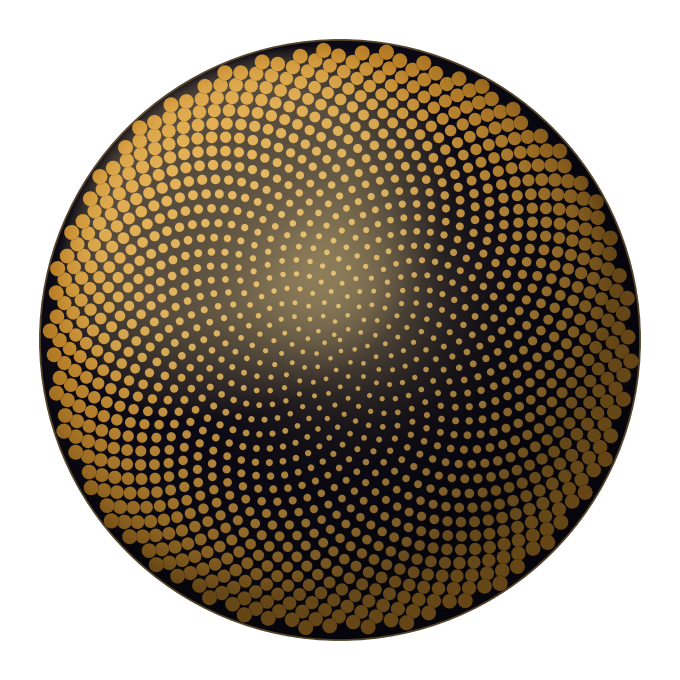
#> input picture img/dome_phyllo.png, 1360 x 1360 px (shown at 1/2 size)
$ python make_series_fulldome.py
#> lines starting #> are read from the running program, lines starting #| are printed output that depends on the picture; after the words box and inside, x2 and y2 are one past the last pixel; in counts of white or black regions, pixels touching at a corner belong together
#!/usr/bin/env python3
# -*- coding: utf-8 -*-
"""Migrate every public Second Sky world to one honest 4K Dome Master carrier.

The legacy works are not radially distorted pictures.  Each source generator
already defines its law in a normalized polar chart (r, phi), or directly in
hemisphere/volume coordinates.  For every output direction d this migration
uses the equidistant angular chart

    theta = acos(d.z), phi = atan2(d.x, d.y), rho = theta / (pi/2)

and samples the deterministic law carrier at that same (rho, phi).  This is a
chart lift: source radius becomes angular distance from zenith.  The three new
native works are copied bit-for-bit because they already fill a 4096 Dome
Master.  No arbitrary radial warp and no image-generation model are used.
"""

from __future__ import annotations

import hashlib
import json
import math
import shutil
from dataclasses import dataclass, asdict
from pathlib import Path

import numpy as np
from PIL import Image, ImageDraw, ImageFont


HERE = Path(__file__).resolve().parent
SOURCE_DIR = HERE / "img"
OUT = SOURCE_DIR / "fulldome"
PREVIEWS = OUT / "previews"
WEB = OUT / "web"
OUT.mkdir(exist_ok=True)
PREVIEWS.mkdir(exist_ok=True)
WEB.mkdir(exist_ok=True)
PROOF_PATH = HERE.parent / "SERIES_FULLDOME_PROOF.json"

SIZE = 4096
RADIUS = SIZE // 2 - 2
CX = CY = SIZE / 2
PREVIEW_W = 1600
PREVIEW_H = 1000
WEB_SIZE = 1024
VIEW_AZIMUTH_DEG = 0.0
VIEW_ALTITUDE_DEG = 35.0
VIEW_HFOV_DEG = 100.0

MATPLOTLIB_RADIUS_RATIO = 1.0 / (2.0 * 1.13)
SURFACE_RADIUS_RATIO = 0.455
NATIVE_RADIUS_RATIO = RADIUS / SIZE


@dataclass(frozen=True)
class Work:
    key: str
    title: str
    source: str
    family: str
    formula: str
    generator: str
    radius_ratio: float
    transfer: str = "equidistant_chart_lift"

    @property
    def source_path(self) -> Path:
        return SOURCE_DIR / self.source

    @property
    def master_path(self) -> Path:
        return OUT / f"{self.key}_domemaster_4k.png"

    @property
    def preview_path(self) -> Path:
        return PREVIEWS / f"{self.key}_front_35.png"

    @property
    def web_path(self) -> Path:
        return WEB / f"{self.key}_domemaster_1024.png"


WORKS = [
    Work("phyllo", "Филлотаксис", "dome_phyllo.png", "polar_formula", "r=sqrt(i/N), phi=i*pi*(3-sqrt(5)); 1400 equal-address seeds", "make_domes.py", MATPLOTLIB_RADIUS_RATIO),
    Work("reaction", "Живая кожа", "dome_reaction.png", "planar_field_chart", "Gray-Scott reaction-diffusion: Du=0.16, Dv=0.08, f=0.0545, k=0.062", "make_domes2.py", MATPLOTLIB_RADIUS_RATIO),
    Work("beam", "Автопортрет слуха", "dome_beam.png", "analytic_polar", "Airy intensity P(r)=(2*J1(11r)/(11r))^2", "make_domes2.py", MATPLOTLIB_RADIUS_RATIO),
    Work("percol", "Перколь", "dome_percol.png", "discrete_field_chart", "site percolation on deterministic 150x150 lattice at p=0.5927", "make_domes.py", MATPLOTLIB_RADIUS_RATIO),
    Work("vitel", "Витель", "dome_vitel.png", "vector_field_chart", "normalized stream integration through eight signed point vortices", "make_domes.py", MATPLOTLIB_RADIUS_RATIO),
    Work("frost", "Изморозь", "dome_frost.png", "growth_field_chart", "deterministic diffusion-limited aggregation from the rim inward", "make_domes.py", MATPLOTLIB_RADIUS_RATIO),
    Work("mayatnik", "Маятник", "dome_mayatnik.png", "trajectory_chart", "eight double-pendulum RK4 trajectories, dt=0.005", "make_domes.py", MATPLOTLIB_RADIUS_RATIO),
    Work("nabor", "Набор", "dome_nabor.png", "polar_formula", "Rule 30 cellular automaton written on 52 polar rings", "make_domes.py", MATPLOTLIB_RADIUS_RATIO),
    Work("chern", "Чернь-домен", "dome_chern.png", "discrete_field_chart", "2D Ising field near critical temperature Tc=2.269", "make_domes.py", MATPLOTLIB_RADIUS_RATIO),
    Work("chladni", "Камертон", "dome_chladni.png", "analytic_polar", "J7(a*r)cos(7phi)+0.46*J3(b*r)sin(3phi+0.34)", "make_domes3.py", MATPLOTLIB_RADIUS_RATIO),
    Work("apollon", "Апейрон", "dome_apollon.png", "polar_formula", "Descartes-circle recursion / deterministic Apollonian gasket", "make_domes3.py", MATPLOTLIB_RADIUS_RATIO),
    Work("tyaga", "Тяга", "dome_tyaga.png", "polar_formula", "96 boundary lines aggregate pairwise through five polar load levels", "make_domes3.py", MATPLOTLIB_RADIUS_RATIO),
    Work("caustic", "Небо каустик", "dome_caustic.png", "analytic_chart", "binary thin-lens map beta=theta-sum(m_i*(theta-theta_i)/|theta-theta_i|^2)", "make_domes4.py", MATPLOTLIB_RADIUS_RATIO),
    Work("chrono", "Хроносвод", "dome_chrono.png", "causal_chart", "1+1 Minkowski causal order dt>|dx| and its Hasse reduction", "make_domes4.py", MATPLOTLIB_RADIUS_RATIO),
    Work("superfluid", "Сверхтекучее небо", "dome_superfluid.png", "phase_field_chart", "phase=sum atan2(y-y_i,x-x_i) over triangular same-sign vortex lattice", "make_domes4.py", MATPLOTLIB_RADIUS_RATIO),
    Work("equal_area", "Собор равных ячеек", "dome_equal_area.png", "intrinsic_surface", "127 equal spherical areas: A=2*pi*(cos(theta0)-cos(theta1))/n", "make_domes5.py", SURFACE_RADIUS_RATIO),
    Work("conformal", "Конформное небо", "dome_conformal.png", "intrinsic_surface", "Mercator sphere coordinates u=ln(tan(theta/2)), v=phi with du=dv", "make_domes5.py", SURFACE_RADIUS_RATIO),
    Work("light_muqarnas", "Световая мукарна", "dome_light_muqarnas.png", "faceted_surface", "4->8->16->32 radial plan lifted into 112 niches and 448 3D facets", "make_domes5.py", SURFACE_RADIUS_RATIO),
    Work("parallax_covenant", "Свод несводимых взглядов", "dome_parallax_covenant.png", "observer_surface", "three tangent-plane glyph families reverse-projected from three observer positions", "make_domes6.py", SURFACE_RADIUS_RATIO),
    Work("hopf_covenant", "Собор неразрывных связей", "dome_hopf_covenant.png", "volume_projection", "24 Hopf fibres: S3 -> stereographic R3 -> compactified dome volume", "make_domes6.py", SURFACE_RADIUS_RATIO),
    Work("three_suns", "Свод трёх времён", "dome_three_suns.png", "optical_surface", "1152 solved reflector normals for dawn/noon/dusk floor programmes", "make_domes6.py", SURFACE_RADIUS_RATIO),
    Work("mutual_horizons", "Собор взаимных горизонтов", "dome_mutual_horizons_domemaster_4k.png", "native_direction_field", "15 great circles n_i dot d=0 and exact pairwise intersections", "make_fulldome_worlds.py", NATIVE_RADIUS_RATIO, "native_4k"),
    Work("common_pulse", "Свод совместной паузы", "dome_common_pulse_domemaster_4k.png", "native_direction_field", "12 coherent scalar waves with delta=acos(s_i dot d)", "make_fulldome_worlds.py", NATIVE_RADIUS_RATIO, "native_4k"),
    Work("habitable_boundary", "Собор обитаемой границы", "dome_habitable_boundary_domemaster_4k.png", "native_direction_field", "(1-D*Laplace_Beltrami)T=max(d dot star,0), Legendre degree 32", "make_fulldome_worlds.py", NATIVE_RADIUS_RATIO, "native_4k"),
    Work("portal_1", "Портал I", "dome_portal_1.png", "symbolic_polar", "seven coffer registers plus golden-angle figure addresses, run I", "make_domes2.py", MATPLOTLIB_RADIUS_RATIO),
    Work("portal_2", "Портал II", "dome_portal_2.png", "symbolic_polar", "seven coffer registers plus golden-angle figure addresses, run II", "make_domes2.py", MATPLOTLIB_RADIUS_RATIO),
    Work("portal_3", "Портал III", "dome_portal_3.png", "symbolic_polar", "seven coffer registers plus golden-angle figure addresses, run III", "make_domes2.py", MATPLOTLIB_RADIUS_RATIO),
    Work("san_marco", "Сан-Марко", "dome_san_marco.png", "symbolic_polar", "polar tessera field with two processional icon registers", "make_domes2.py", MATPLOTLIB_RADIUS_RATIO),
    Work("muqarnas", "Мукарны", "dome_muqarnas.png", "symbolic_polar", "ten nested polar tiers with adaptive cell count and niche profile", "make_domes2.py", MATPLOTLIB_RADIUS_RATIO),
    Work("mandala", "Мандала", "dome_mandala.png", "symbolic_polar", "eleven angular-distance rings, 24 meridians and three rosette registers", "make_domes2.py", MATPLOTLIB_RADIUS_RATIO),
]


# [6 lines left out: function sha256, not called in this run]


def save_png(image: Image.Image, path: Path) -> None:
    image.save(path, format="PNG", optimize=False, compress_level=9, dpi=(72, 72))


def chart_lift(work: Work) -> dict:
    """Lift the source law chart to a full-diameter equidistant master.

    The transformation is a direction lookup, not a nonlinear image effect:
    source_r/Rs = output_r/R = theta/(pi/2), and source_phi=output_phi.
    """
    source = Image.open(work.source_path).convert("RGBA")
#> source is the input picture: PIL image 1360x1360 RGBA; mean R, G, B, A 155.2, 142.6, 123.9, 156.9
    sw, sh = source.size
#> sw = 1360; sh = 1360
    if sw != sh:
        raise ValueError(f"source must be square: {work.source_path}")
    source_radius = work.radius_ratio * sw
#> source_radius = 601.8
    center = sw / 2.0
#> center = 680
    box = (
        int(round(center - source_radius)),
        int(round(center - source_radius)),
        int(round(center + source_radius)),
        int(round(center + source_radius)),
    )
#> box = (78, 78, 1282, 1282)
    law_square = source.crop(box).resize((RADIUS * 2, RADIUS * 2), Image.Resampling.LANCZOS)
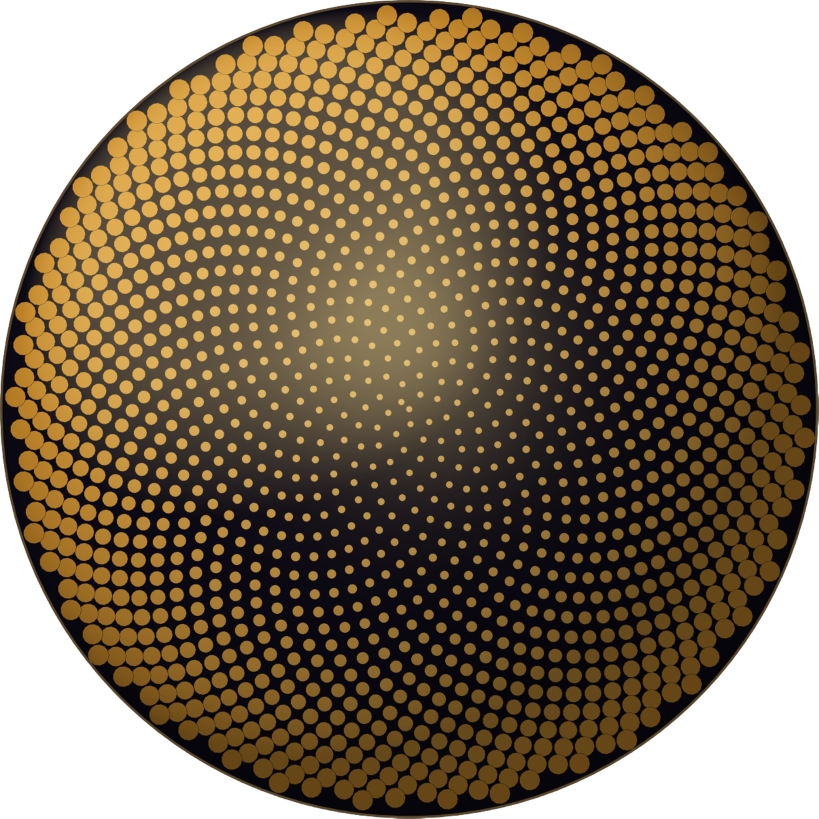
#> law_square: PIL image 4092x4092 RGBA (shown at 1/5 size); mean R, G, B, A 73.5, 57.3, 33.4, 200.1; transparent parts drawn white

    # Transparent legacy corners become black; the active circle is defined anew
    # from the hemisphere, so atmospheric pixels outside the law chart cannot leak.
    law_rgb = Image.new("RGB", law_square.size, (0, 0, 0))
#> law_rgb: PIL image 4092x4092 RGB; every value is 0
    law_rgb.paste(law_square.convert("RGB"), mask=law_square.getchannel("A"))
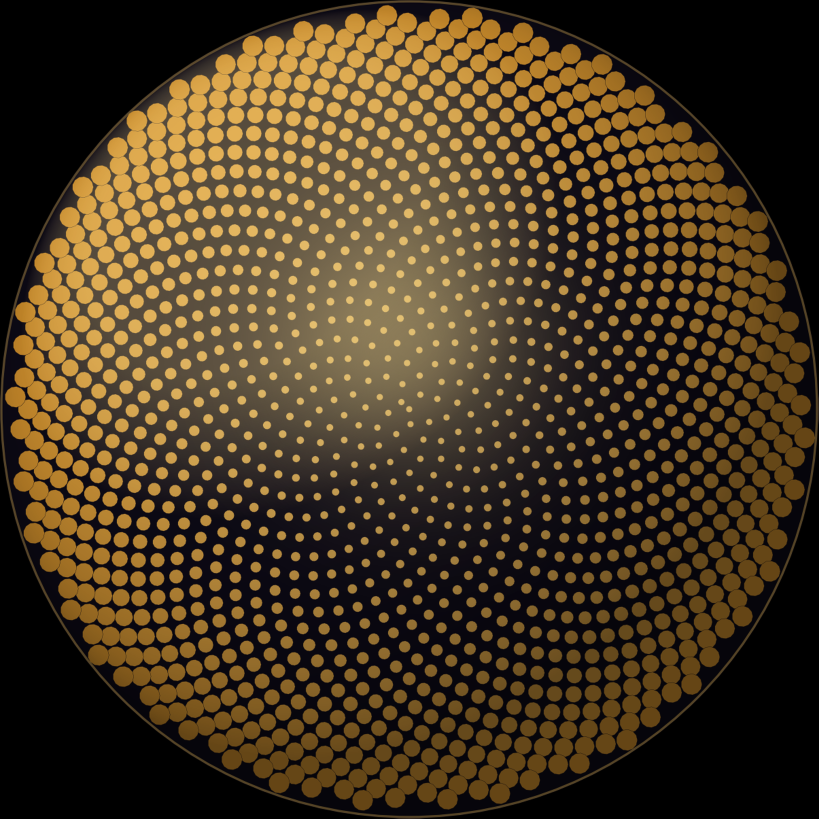
#> law_rgb: PIL image 4092x4092 RGB (shown at 1/5 size); mean R, G, B 73.3, 57.1, 33.3
    mask = Image.new("L", law_square.size, 0)
#> mask: PIL image 4092x4092 L; every value is 0
    ImageDraw.Draw(mask).ellipse((0, 0, RADIUS * 2 - 1, RADIUS * 2 - 1), fill=255)
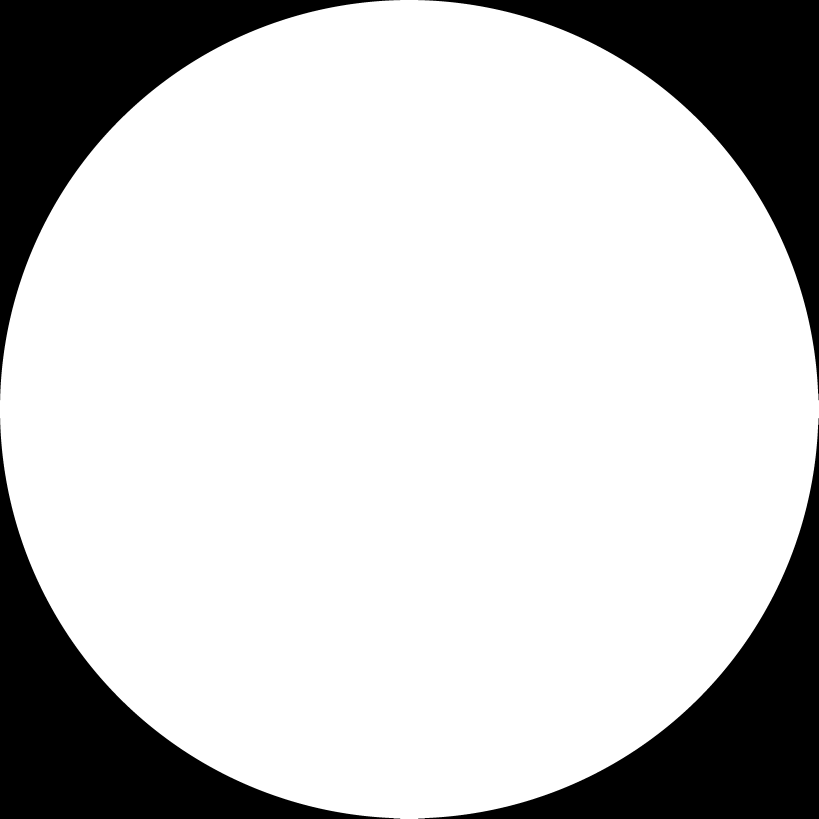
#> mask: PIL image 4092x4092 L (shown at 1/5 size); 78.5% white; 4 black regions, box (x1, y1, x2, y2) and area: (0, 0, 2001, 2001) 898493, (2091, 0, 4092, 2001) 898493, (0, 2091, 2001, 4092) 898493, (2091, 2091, 4092, 4092) 898493
    master = Image.new("RGB", (SIZE, SIZE), (0, 0, 0))
#> master: PIL image 4096x4096 RGB; every value is 0
    master.paste(law_rgb, (SIZE // 2 - RADIUS, SIZE // 2 - RADIUS), mask)
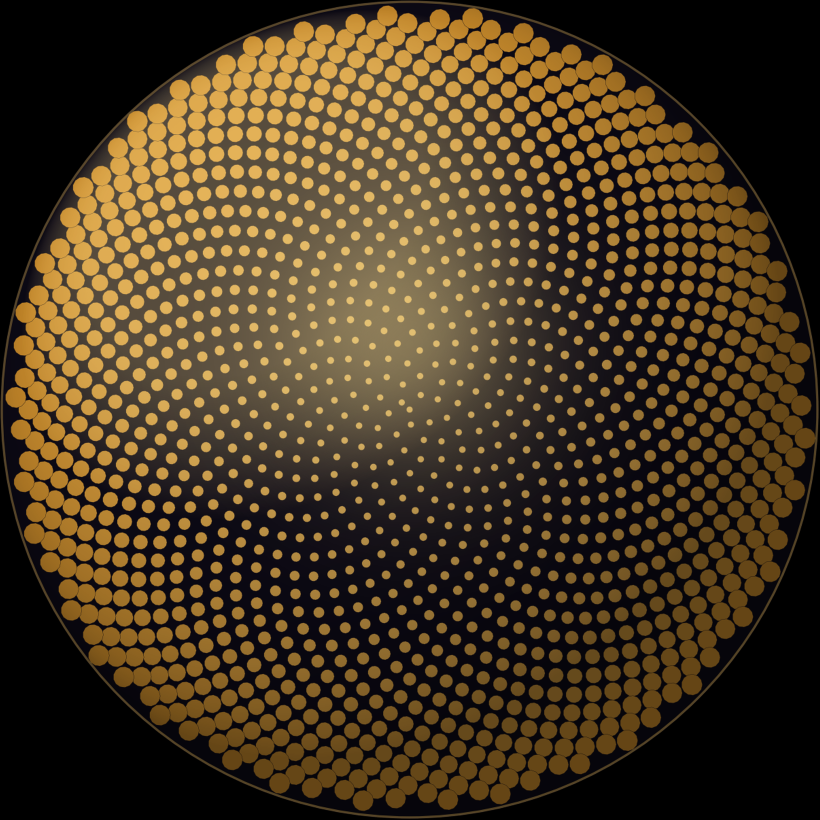
#> master: PIL image 4096x4096 RGB (shown at 1/5 size); mean R, G, B 73.1, 57, 33.3
    save_png(master, work.master_path)
    return {
        "source_size_px": [sw, sh],
        "source_active_radius_px": source_radius,
        "mapping": "rho=theta/(pi/2); xs=cxs+Rs*rho*sin(phi); ys=cys+Rs*rho*cos(phi)",
        "angular_scale_degrees_per_output_radius": 90.0,
    }


# [67 lines left out: functions sample_preview, build_contact_sheet, not called in this run]


def main() -> None:
    records = []
    for index, work in enumerate(WORKS, start=1):
        if not work.source_path.exists():
            raise FileNotFoundError(work.source_path)
        if work.transfer == "native_4k":
            shutil.copyfile(work.source_path, work.master_path)
            transfer_proof = {
                "source_size_px": [SIZE, SIZE],
                "source_active_radius_px": RADIUS,
                "mapping": "native direction field; bit-for-bit master copy",
                "angular_scale_degrees_per_output_radius": 90.0,
            }
        else:
            transfer_proof = chart_lift(work)

#> (the run stopped early here; a loop or call above may not have finished)
